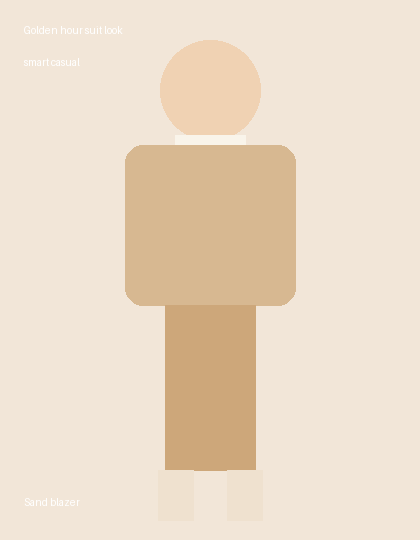
#> input picture spikes/14-basic_vision_multimodal_lab/style_finder_fashion_rag_app/examples/golden_hour_suit.png, 420 x 540 px
$ python -i nourishbot_image_processor.py   (imports and definitions only)
#> lines starting #> are read from the running program, lines starting #| are printed output that depends on the picture
# --- DEPENDENCIAS ---
import base64
from io import BytesIO
from pathlib import Path

import numpy as np
from PIL import Image


def cosine_similarity(left: np.ndarray, right: np.ndarray) -> float:
    denominator = np.linalg.norm(left) * np.linalg.norm(right)
    if denominator == 0:
        return 0.0
    return float(np.dot(left, right) / denominator)


class NourishBotImageProcessor:
    def __init__(self, image_size=(128, 128)):
        self.image_size = image_size

    def load_image(self, image_input: str | Path) -> Image.Image:
        return Image.open(image_input).convert("RGB")
#> returned value is the input picture: PIL image 420x540 RGB; mean R, G, B 236.2, 219.6, 200

    def extract_feature_vector(self, image: Image.Image) -> np.ndarray:
        resized = image.resize(self.image_size).convert("RGB")
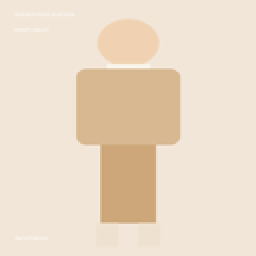
#> resized: PIL image 128x128 RGB (shown 2 times larger); mean R, G, B 236.3, 219.6, 200
        image_array = np.asarray(resized, dtype=np.float32) / 255.0
        height, width, _ = image_array.shape
#> height = 128; width = 128
        upper_half = image_array[: height // 2]
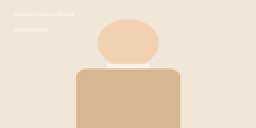
#> upper_half: shape (64, 128, 3) float32 (shown 2 times larger); mean R, G, B 0.929, 0.863, 0.786
        lower_half = image_array[height // 2 :]
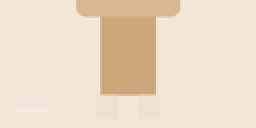
#> lower_half: shape (64, 128, 3) float32 (shown 2 times larger); mean R, G, B 0.924, 0.859, 0.783
        center_patch = image_array[height // 4 : 3 * height // 4, width // 4 : 3 * width // 4]
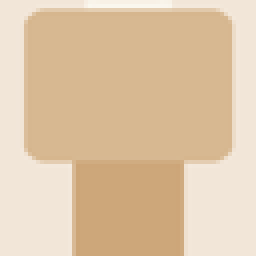
#> center_patch: shape (64, 64, 3) float32 (shown 4 times larger); mean R, G, B 0.875, 0.777, 0.655
        histogram = []
        for channel in range(3):
            counts, _ = np.histogram(image_array[:, :, channel], bins=4, range=(0.0, 1.0))
            histogram.extend(counts.astype(np.float32) / image_array[:, :, channel].size)
#> this loop made 3 passes
#> counts on passes 1 to 3: [0, 0, 0, 16384], [0, 0, 3008, 13376], [0, 991, 2653, 12740]
#> after the loop, histogram = [0, 0, 0, 1, 0, 0, 0.184, 0.816, 0, 0.0605, 0.162, 0.778]

        return np.concatenate(
            [
                image_array.mean(axis=(0, 1)),
                image_array.std(axis=(0, 1)),
                upper_half.mean(axis=(0, 1)),
                lower_half.mean(axis=(0, 1)),
                center_patch.mean(axis=(0, 1)),
                np.asarray(histogram, dtype=np.float32),
            ]
        )

    def encode_image(self, image_input: str | Path) -> dict[str, object]:
        image = self.load_image(image_input)
        buffered = BytesIO()
        image.save(buffered, format="PNG")
        encoded = base64.b64encode(buffered.getvalue()).decode("utf-8")
        return {"base64": encoded, "vector": self.extract_feature_vector(image)}

    def find_closest_match(self, user_vector: np.ndarray, dataset):
        best_index = None
        best_score = -1.0
        for index, row in dataset.iterrows():
            score = cosine_similarity(user_vector, row["Embedding"])
            if score > best_score:
                best_score = score
                best_index = index
        if best_index is None:
            return None, None
        return dataset.loc[best_index], best_score

    def build_embedding_for_path(self, image_path: str | Path) -> np.ndarray:
        return self.extract_feature_vector(self.load_image(image_path))

>>> result = NourishBotImageProcessor().build_embedding_for_path('../../14-basic_vision_multimodal_lab/style_finder_fashion_rag_app/examples/golden_hour_suit.png')
#> result = 27 values, max 1 at index 18, min 0 at index 15, mean 0.492
